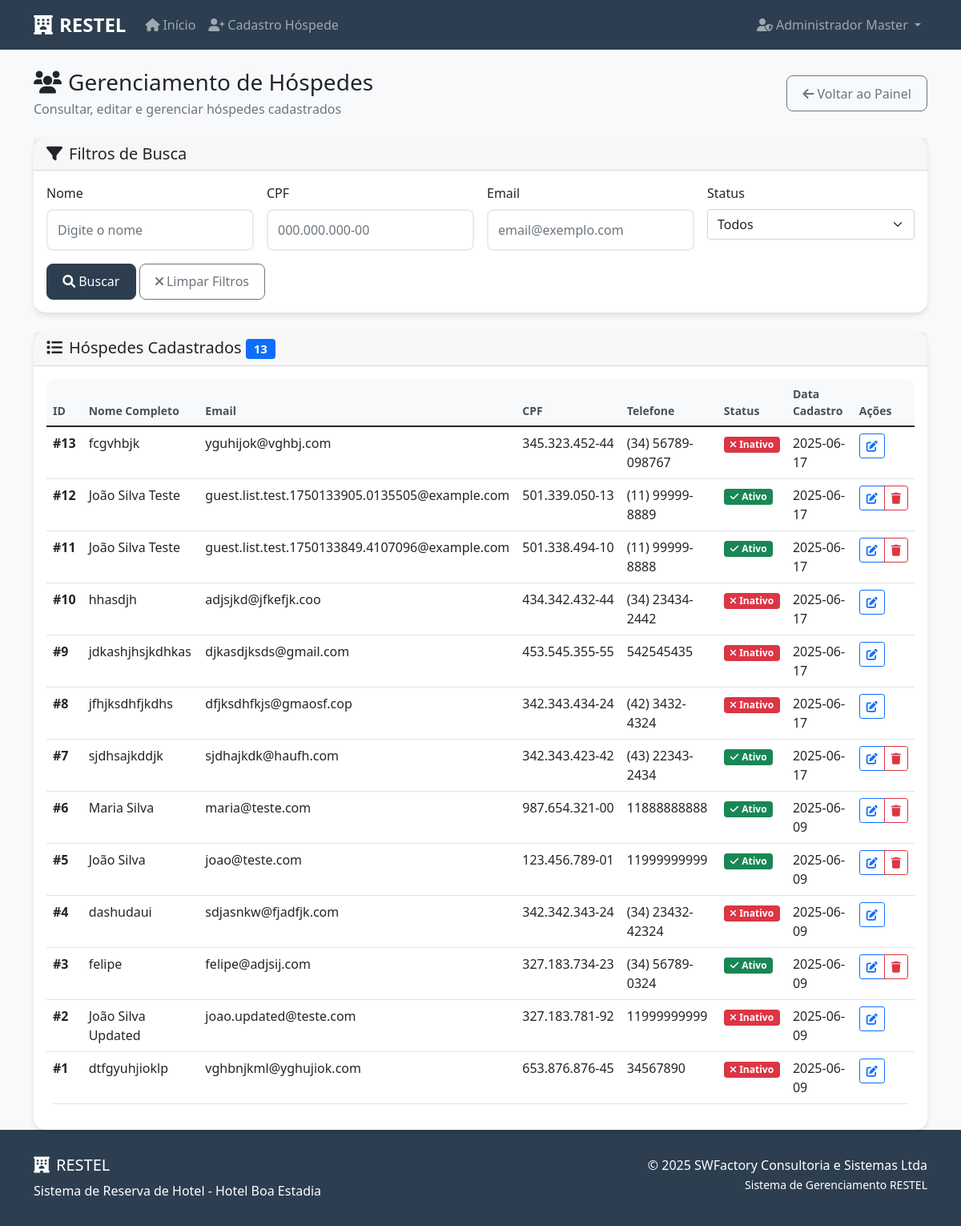
The app's page /admin/hospedes (signed in), older data.
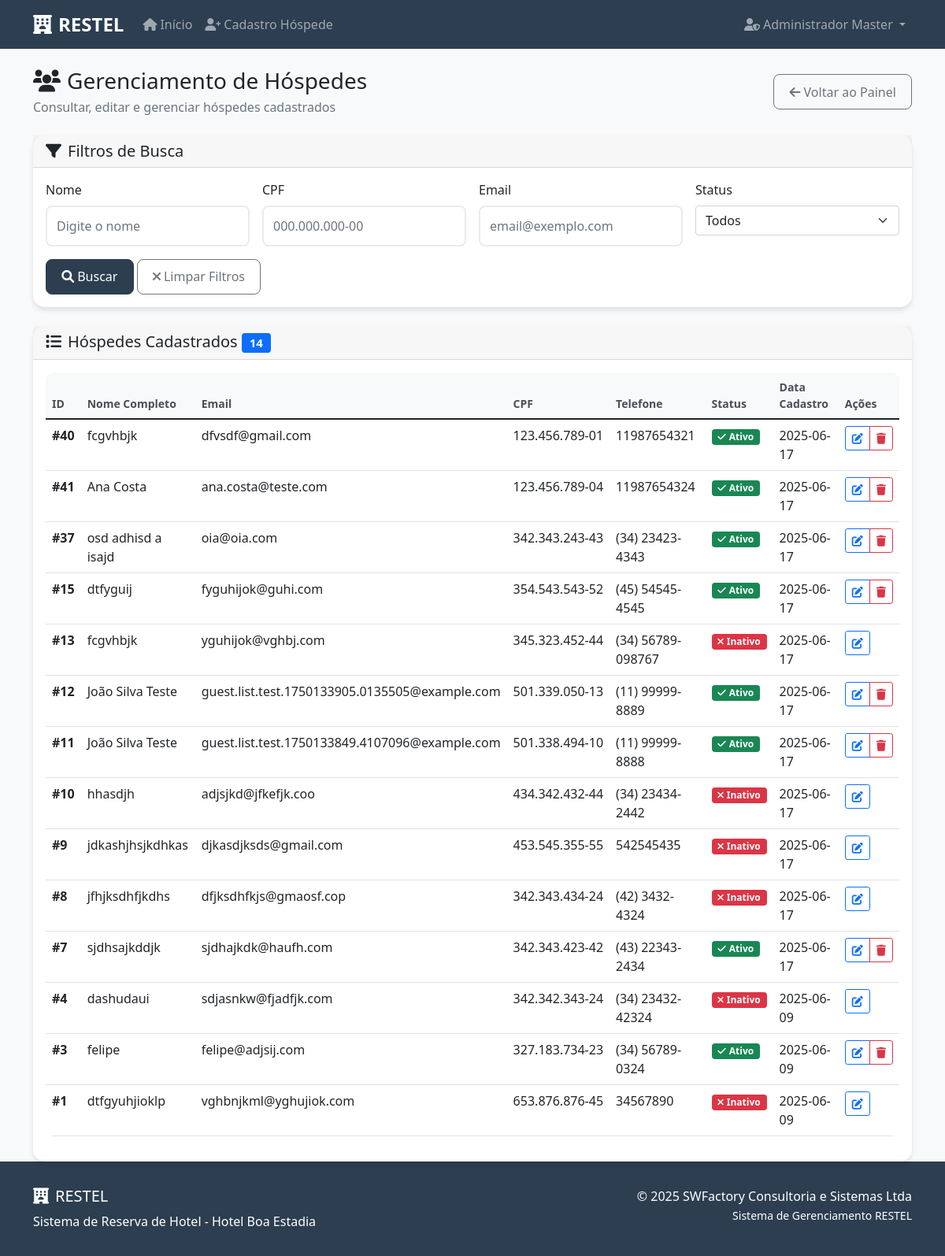
The same page, newer data.
### tables this page shows
CREATE TABLE hospedes (
            id INTEGER PRIMARY KEY AUTOINCREMENT,
            nome_completo TEXT NOT NULL,
            email TEXT UNIQUE NOT NULL,
            cpf TEXT UNIQUE NOT NULL,
            telefone TEXT NOT NULL,
            senha TEXT NOT NULL,
            ativo BOOLEAN DEFAULT 1,
            data_cadastro TIMESTAMP DEFAULT CURRENT_TIMESTAMP
        );

### src/restel/app.py (the view)
@app.route('/admin/hospedes')
def gerenciar_hospedes():
    if 'admin_id' not in session:
        flash('Acesso negado! Faça login como administrador.', 'error')
        return redirect(url_for('login_admin'))
    conn = get_db_connection()
    filtro_nome = request.args.get('nome', '')
    filtro_cpf = request.args.get('cpf', '')
    filtro_email = request.args.get('email', '')
    filtro_status = request.args.get('status', '')
    query = 'SELECT * FROM hospedes WHERE 1=1'
    params = []
    if filtro_nome:
        query += ' AND nome_completo LIKE ?'
        params.append(f'%{filtro_nome}%')
    if filtro_cpf:
        cpf_limpo = re.sub('[^0-9]', '', filtro_cpf)
        query += ' AND cpf LIKE ?'
        params.append(f'%{cpf_limpo}%')
    if filtro_email:
        query += ' AND email LIKE ?'
        params.append(f'%{filtro_email}%')
    if filtro_status:
        if filtro_status == 'ativo':
            query += ' AND ativo = 1'
        elif filtro_status == 'inativo':
            query += ' AND ativo = 0'
    query += ' ORDER BY data_cadastro DESC'
    hospedes = conn.execute(query, params).fetchall()
    conn.close()
    return render_template('admin_hospedes.html', hospedes=hospedes,
                         filtro_nome=filtro_nome, filtro_cpf=filtro_cpf,
                         filtro_email=filtro_email, filtro_status=filtro_status)

### src/restel/app.py (called while the page is built)
def get_db_connection():
    from flask import current_app
    db_path = current_app.config.get('DATABASE', DATABASE)
    conn = sqlite3.connect(db_path)
    conn.row_factory = sqlite3.Row
    return conn

### src/restel/templates/admin_hospedes.html (shortened to what this page needs)
{% extends "base.html" %}
{% block content %}
<div class="container mt-4">
    <div class="row">
        <div class="col-12">
            <div class="d-flex justify-content-between align-items-center mb-4">
                <div>
                    <h1 class="h3 mb-1">
                        <i class="fas fa-users me-2"></i>Gerenciamento de Hóspedes
                    </h1>
                    <p class="text-muted mb-0">Consultar, editar e gerenciar hóspedes cadastrados</p>
                </div>
                <a href="{{ url_for('painel_admin') }}" class="btn btn-outline-secondary">
                    <i class="fas fa-arrow-left me-1"></i>Voltar ao Painel
                </a>
            </div>
        </div>
    </div>
    <div class="row">
        <div class="col-12">
            <div class="card mb-4">
                <div class="card-header">
                    <h5 class="mb-0">
                        <i class="fas fa-filter me-2"></i>Filtros de Busca
                    </h5>
                </div>
                <div class="card-body">
                    <form method="GET" action="{{ url_for('gerenciar_hospedes') }}">
                        <div class="row g-3">
                            <div class="col-md-3">
                                <label for="nome" class="form-label">Nome</label>
                                <input type="text" class="form-control" id="nome" name="nome"
                                       value="{{ filtro_nome }}" placeholder="Digite o nome">
                            </div>
                            <div class="col-md-3">
                                <label for="cpf" class="form-label">CPF</label>
                                <input type="text" class="form-control" id="cpf" name="cpf"
                                       value="{{ filtro_cpf }}" placeholder="000.000.000-00">
                            </div>
                            <div class="col-md-3">
                                <label for="email" class="form-label">Email</label>
                                <input type="email" class="form-control" id="email" name="email"
                                       value="{{ filtro_email }}" placeholder="email@exemplo.com">
                            </div>
                            <div class="col-md-3">
                                <label for="status" class="form-label">Status</label>
                                <select class="form-select" id="status" name="status">
                                    <option value="">Todos</option>
                                </select>
                            </div>
                        </div>
                        <div class="row mt-3">
                            <div class="col-12">
                                <button type="submit" class="btn btn-primary">
                                    <i class="fas fa-search me-1"></i>Buscar
                                </button>
                                <a href="{{ url_for('gerenciar_hospedes') }}" class="btn btn-outline-secondary">
                                    <i class="fas fa-times me-1"></i>Limpar Filtros
                                </a>
                            </div>
                        </div>
                    </form>
                </div>
            </div>
        </div>
    </div>
    <div class="row">
        <div class="col-12">
            <div class="card">
                <div class="card-header d-flex justify-content-between align-items-center">
                    <h5 class="mb-0">
                        <i class="fas fa-list me-2"></i>Hóspedes Cadastrados
                        <span class="badge bg-primary">{{ hospedes|length }}</span>
                    </h5>
                </div>
                <div class="card-body">
                    {% if hospedes %}
                        <div class="table-responsive">
                            <table class="table table-hover">
                                <thead class="table-dark">
                                    <tr>
                                        <th>ID</th>
                                        <th>Nome Completo</th>
                                        <th>Email</th>
                                        <th>CPF</th>
                                        <th>Telefone</th>
                                        <th>Status</th>
                                        <th>Data Cadastro</th>
                                        <th>Ações</th>
                                    </tr>
                                </thead>
                                <tbody>
                                    {% for hospede in hospedes %}
                                    <tr>
                                        <td><strong>#{{ hospede.id }}</strong></td>
                                        <td>{{ hospede.nome_completo }}</td>
                                        <td>{{ hospede.email }}</td>
                                        <td>{{ hospede.cpf[:3] }}.{{ hospede.cpf[3:6] }}.{{ hospede.cpf[6:9] }}-{{ hospede.cpf[9:] }}</td>
                                        <td>{{ hospede.telefone }}</td>
                                        <td>
                                            {% if hospede.ativo %}
                                                <span class="badge bg-success">
                                                    <i class="fas fa-check me-1"></i>Ativo
                                                </span>
                                            {% else %}
                                                <span class="badge bg-danger">
                                                    <i class="fas fa-times me-1"></i>Inativo
                                                </span>
                                            {% endif %}
                                        </td>
                                        <td>{{ hospede.data_cadastro.split(' ')[0] if hospede.data_cadastro else 'N/A' }}</td>
                                        <td>
                                            <div class="btn-group btn-group-sm" role="group">
                                                <a href="{{ url_for('editar_hospede', hospede_id=hospede.id) }}"
                                                   class="btn btn-outline-primary" title="Editar">
                                                    <i class="fas fa-edit"></i>
                                                </a>
                                                {% if hospede.ativo %}
                                                <button type="button" class="btn btn-outline-danger"
                                                        onclick="confirmarExclusao({{ hospede.id }}, '{{ hospede.nome_completo }}')"
                                                        title="Inativar">
                                                    <i class="fas fa-trash"></i>
                                                </button>
                                                {% endif %}
                                            </div>
                                        </td>
                                    </tr>
                                    {% endfor %}
                                </tbody>
                            </table>
                        </div>
                    {% endif %}
                </div>
            </div>
        </div>
    </div>
</div>
{% endblock %}

### src/restel/templates/base.html (shortened to what this page needs)
<!DOCTYPE html>
<html lang="pt-BR">
<head>
    <link href="https://cdn.jsdelivr.net/npm/bootstrap@5.1.3/dist/css/bootstrap.min.css" rel="stylesheet">
    <link href="https://cdnjs.cloudflare.com/ajax/libs/font-awesome/6.0.0/css/all.min.css" rel="stylesheet">
    <link href="{{ url_for('static', filename='css/calendario.css') }}" rel="stylesheet">
</head>
<body>
    <nav class="navbar navbar-expand-lg navbar-dark" style="background-color: var(--primary-color);">
        <div class="container">
            <a class="navbar-brand" href="{{ url_for('index') }}">
                <i class="fas fa-hotel me-2"></i>RESTEL
            </a>
            <div class="collapse navbar-collapse" id="navbarNav">
                <ul class="navbar-nav me-auto">
                    <li class="nav-item">
                        <a class="nav-link" href="{{ url_for('index') }}">
                            <i class="fas fa-home me-1"></i>Início
                        </a>
                    </li>
                    <li class="nav-item">
                        <a class="nav-link" href="{{ url_for('cadastro_hospede') }}">
                            <i class="fas fa-user-plus me-1"></i>Cadastro Hóspede
                        </a>
                    </li>
                </ul>
                <ul class="navbar-nav">
                    {% if session.admin_id %}
                        <li class="nav-item dropdown">
                            <a class="nav-link dropdown-toggle" href="#" id="navbarDropdown" role="button" data-bs-toggle="dropdown">
                                <i class="fas fa-user-shield me-1"></i>{{ session.admin_nome }}
                            </a>
                        </li>
                    {% endif %}
                </ul>
            </div>
        </div>
    </nav>
    <main>
        {% block content %}{% endblock %}
    </main>
    <footer class="footer mt-auto">
        <div class="container">
            <div class="row">
                <div class="col-md-6">
                    <h5><i class="fas fa-hotel me-2"></i>RESTEL</h5>
                    <p class="mb-0">Sistema de Reserva de Hotel - Hotel Boa Estadia</p>
                </div>
                <div class="col-md-6 text-md-end">
                    <p class="mb-0">© 2025 SWFactory Consultoria e Sistemas Ltda</p>
                    <small>Sistema de Gerenciamento RESTEL</small>
                </div>
            </div>
        </div>
    </footer>
</body>
</html>

### static/css/calendario.css (style rules this page uses)
.table th { background-color: #f8f9fa; font-weight: 600; font-size: 0.875rem; color: #495057; }

### src/restel/templates/base.html (style rules this page uses)
:root { --primary-color: #2c3e50; --secondary-color: #3498db; --success-color: #27ae60; --danger-color: #e74c3c; --warning-color: #f39c12; --light-bg: #f8f9fa; }
body { font-family: 'Segoe UI', Tahoma, Geneva, Verdana, sans-serif; background-color: var(--light-bg); }
.navbar-brand { font-weight: bold; font-size: 1.5rem; }
.card { border: none; border-radius: 15px; box-shadow: 0 4px 6px rgba(0, 0, 0, 0.1); transition: transform 0.2s; }
.btn { border-radius: 8px; padding: 0.6rem 1.2rem; font-weight: 500; }
.btn-primary { background-color: var(--primary-color); border-color: var(--primary-color); }
.form-control { border-radius: 8px; border: 2px solid #e9ecef; padding: 0.75rem; }
.table { border-radius: 10px; overflow: hidden; }
.footer { background-color: var(--primary-color); color: white; padding: 2rem 0; margin-top: 4rem; }

Row changes from the older to the newer data that the page shows:
removed hospedes: id "6", nome_completo "Maria Silva", email "maria@teste.com", cpf "987", cpf "654", cpf "321", cpf "00", telefone "11888888888", ativo True (drawn), data_cadastro "2025-06-09"
removed hospedes: id "5", nome_completo "João Silva", email "joao@teste.com", cpf "123", cpf "456", cpf "789", cpf "01", telefone "11999999999", ativo True (drawn), data_cadastro "2025-06-09"
removed hospedes: id "2", nome_completo "João Silva Updated", email "joao.updated@teste.com", cpf "327", cpf "183", cpf "781", cpf "92", telefone "11999999999", ativo False (drawn), data_cadastro "2025-06-09"
added hospedes: id "40", nome_completo "fcgvhbjk", email "dfvsdf@gmail.com", cpf "123", cpf "456", cpf "789", cpf "01", telefone "11987654321", ativo True (drawn), data_cadastro "2025-06-17"
added hospedes: id "41", nome_completo "Ana Costa", email "ana.costa@teste.com", cpf "123", cpf "456", cpf "789", cpf "04", telefone "11987654324", ativo True (drawn), data_cadastro "2025-06-17"
added hospedes: id "37", nome_completo "osd adhisd a isajd", email "oia@oia.com", cpf "342", cpf "343", cpf "243", cpf "43", telefone "(34) 23423-4343", ativo True (drawn), data_cadastro "2025-06-17"
added hospedes: id "15", nome_completo "dtfyguij", email "fyguhijok@guhi.com", cpf "354", cpf "543", cpf "52", telefone "(45) 54545-4545", ativo True (drawn), data_cadastro "2025-06-17"
Text that changed along with them:
{{ hospedes|length }}: "13" → "14"
